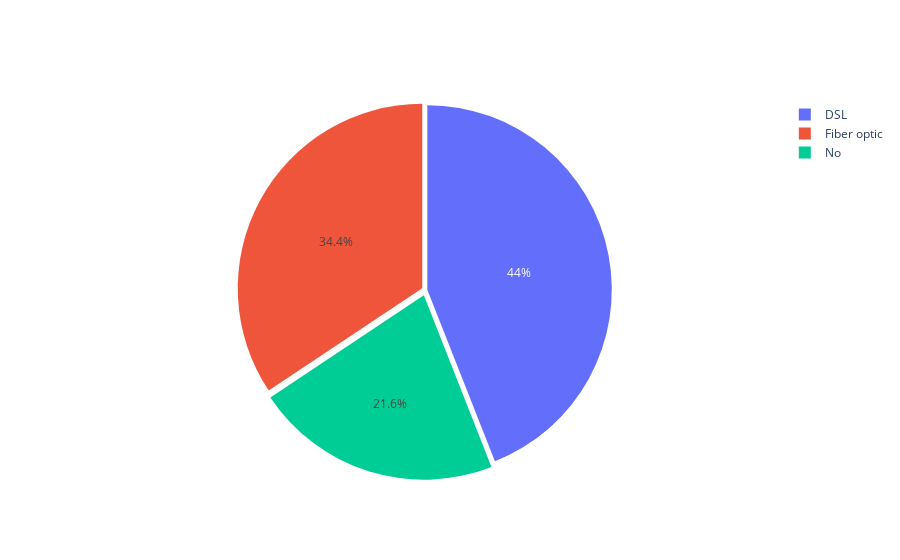

The cell this chart's notebook holds for it:
### Code cell
lables=df["InternetService"].unique()
values=df["InternetService"].value_counts()
diag=go.Figure(data=[go.Pie(labels=lables,values=values,pull=[0.01,0.02,0.03])])
diag.show()

### Figure 1 — Plotly figure (JSON) as saved in the notebook; plotly's stock layout.template omitted (floating-point values rounded to 4 significant figures)
{"data": [{"labels": ["DSL", "Fiber optic", "No"], "pull": [0.01, 0.02, 0.03], "type": "pie", "values": [3096, 2416, 1520]}], "layout": {}}
